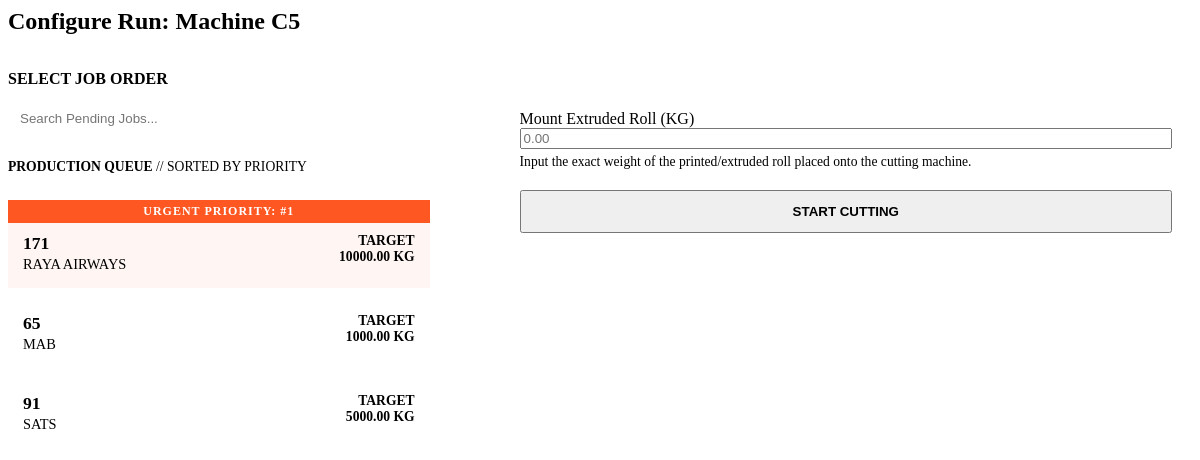
Before: /load-cutting-state/C5/ with the older database file.
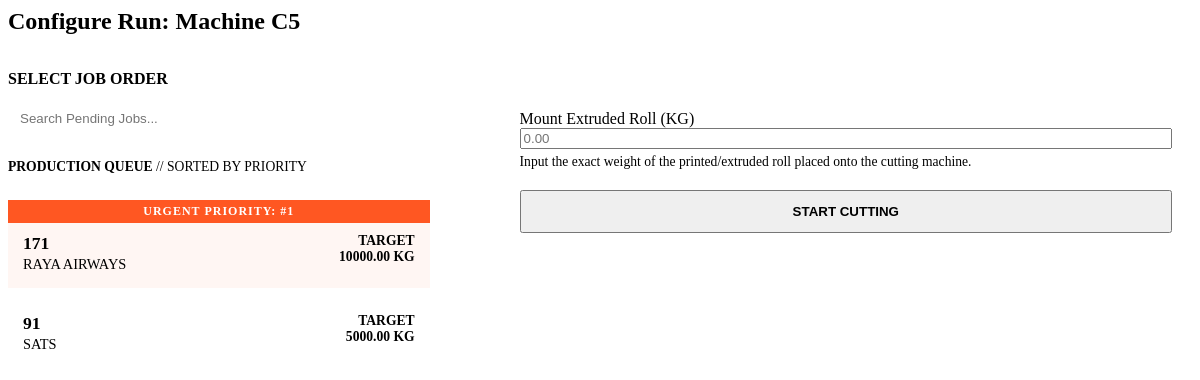
After: the same page with the newer database file.
### production/models.py (models this page shows, shortened)
class JobOrder(models.Model):
    jo_number = models.CharField(max_length=20, unique=True)
    customer = models.CharField(max_length=100)
    queue_position = models.PositiveIntegerField(
        default=100,
        help_text="Lower numbers run first. Use 100 for standard/un-queued jobs."
    )
    po_number = models.CharField(max_length=50, blank=True, default="-")
    target_delivery_date = models.DateField(null=True, blank=True)
    product_dimension = models.CharField(max_length=100, default="")
    recipe = models.ForeignKey(Recipe, on_delete=models.SET_NULL, null=True, blank=True)
    printing_required = models.BooleanField(default=False)
    sealing_required = models.BooleanField(default=False)
    slitting_required = models.BooleanField(default=False)
    remarks = models.TextField(blank=True, default="-")
    wastage_buffer_percent = models.DecimalField(max_digits=5, decimal_places=2, default=10.00)
    order_quantity_kg = models.DecimalField(max_digits=10, decimal_places=2)
    total_extrusion_wastage_kg = models.DecimalField(max_digits=10, decimal_places=2, default=Decimal('0.00'))
    total_est_material_kg = models.DecimalField(max_digits=10, decimal_places=2, editable=False, default=Decimal('0.00'))
    estimated_extrusion_target_kg = models.DecimalField(max_digits=12, decimal_places=2, default=Decimal('0.00'), editable=False)
    estimated_material_required_kg = models.DecimalField(max_digits=12, decimal_places=2, default=Decimal('0.00'), editable=False)
    total_cutting_wastage_kg = models.DecimalField(max_digits=10, decimal_places=2, default=Decimal('0.00'))
    total_extruded_kg = models.DecimalField(max_digits=10, decimal_places=2, default=Decimal('0.00'))
    total_cut_kg = models.DecimalField(max_digits=10, decimal_places=2, default=Decimal('0.00'))
    total_packed_kg = models.DecimalField(max_digits=10, decimal_places=2, default=Decimal('0.00'))
    total_shipped_kg = models.DecimalField(max_digits=10, decimal_places=2, default=Decimal('0.00'))
    is_completed = models.BooleanField(default=False)
    objects = JobOrderManager()
    class Meta:
        ordering = ['is_completed', 'queue_position', 'target_delivery_date']

### production/views.py (the view)
# urls.py: path('load-cutting-state/', views.load_cutting_state, name='load_cutting_state'),
def load_cutting_state(request, machine_no=None):
    if not machine_no:
        machine_no = request.GET.get('machine_no')
    if not machine_no:
        return HttpResponse("<p style='color: var(--text-muted); font-weight: bold; text-transform: uppercase;'>Awaiting Machine Selection...</p>")
    active_session = CuttingSession.objects.filter(machine_no=machine_no, status='ACTIVE').first()
    if active_session:
        total_consumed = active_session.total_output_kg + active_session.total_wastage_kg
        remaining_roll_kg = max(Decimal('0.00'), active_session.input_roll_weight_kg - total_consumed)
        return render(request, 'production/partials/active_cutting_ui.html', {
            'session': active_session,
            'remaining_roll_kg': remaining_roll_kg
        })
    else:
        job_orders = JobOrder.objects.filter(
            is_completed=False,
            total_extruded_kg__gt=F('total_cut_kg') + F('total_cutting_wastage_kg')
        ).order_by('queue_position', 'target_delivery_date', 'id')[:20]
        return render(request, 'production/partials/start_cutting_ui.html', {
            'machine_no': machine_no,
            'job_orders': job_orders,
            'dept': 'cutting'
        })

### production/templates/production/partials/start_cutting_ui.html (shortened to what this page needs)
<form hx-post="{% url 'start_cutting_session' %}" hx-target="body" hx-swap="beforeend" hx-include="#cutting-shift-select" hx-disabled-elt="find button[type='submit']" style="width: 100%;">
    <div class="panel-header" style="border-bottom: 2px solid var(--border-soft); padding-bottom: 15px; margin-bottom: 20px;">
        <h2 style="color: var(--action-blue); margin: 0;">Configure Run: Machine {{ machine_no }}</h2>
    </div>
    <div style="display: grid; grid-template-columns: 1fr 1.5fr; gap: 30px;">
        <div style="border-right: 2px solid var(--border-soft); padding-right: 30px;">
            <h3 style="margin-top: 0; color: var(--text-muted); font-size: 1rem; margin-bottom: 15px;">SELECT JOB ORDER</h3>
            <input type="text" name="q" placeholder="Search Pending Jobs..."
                   hx-get="{% url 'search_jobs' %}?dept=cutting"
                   hx-target="#cutting-jo-list"
                   hx-trigger="keyup changed delay:300ms, search"
                   style="width: 100%; border: 1px solid var(--border-hard); padding: 8px 12px; border-radius: 4px; margin-bottom: 15px;">
            <div id="cutting-jo-list" style="max-height: 400px; overflow-y: auto; border-top: 1px dashed var(--border-soft); padding-top: 10px;">
                {% include 'production/partials/job_radio_list.html' %}
            </div>
        </div>
        <div>
            <div style="background: var(--bg-floor); padding: 20px; border-radius: var(--radius); border: 1px solid var(--border-soft); margin-top: 20px;">
                <div style="margin-bottom: 20px;">
                    <label class="input-label">Mount Extruded Roll (KG)</label>
                    <input type="number" name="input_roll_weight" required placeholder="0.00" class="text-mono" step="0.01" style="width: 100%;">
                    <p style="font-size: 0.85rem; color: var(--text-muted); margin-top: 5px;">Input the exact weight of the printed/extruded roll placed onto the cutting machine.</p>
                </div>
                <button type="submit" class="btn btn-success" style="width: 100%; padding: 12px; font-weight: bold;">
                    START CUTTING
                </button>
            </div>
        </div>
    </div>
</form>

### production/templates/production/partials/job_radio_list.html (shortened to what this page needs)
<div style="max-height: 400px; overflow-y: auto; padding-right: 10px;">
    <div style="margin-bottom: 15px; padding-bottom: 10px; border-bottom: 1px dashed var(--border-soft); color: var(--text-muted); font-size: 0.85rem; text-transform: uppercase;">
        <strong>Production Queue</strong> // Sorted by Priority
    </div>
    {% for jo in job_orders %}
    <div>
        <label for="jo_{{ jo.id }}" class="radio-label {% if jo.queue_position <= 5 %}urgent-job{% endif %}">
            {% if jo.queue_position <= 5 %}
                <div style="background: #ff5722; color: white; padding: 4px 10px; font-size: 0.75rem; font-weight: bold; margin: -15px -15px 10px -15px; text-align: center; letter-spacing: 1px;">
                    URGENT PRIORITY: #{{ jo.queue_position }}
                </div>
            {% elif jo.queue_position < 100 %}
                <div style="background: var(--border-hard); color: white; padding: 4px 10px; font-size: 0.75rem; font-weight: bold; margin: -15px -15px 10px -15px; text-align: center; letter-spacing: 1px;">
                    QUEUE POSITION: #{{ jo.queue_position }}
                </div>
            {% endif %}
            <div style="display: flex; justify-content: space-between; align-items: flex-start;">
                <div>
                    <div style="font-weight: bold; font-size: 1.1rem; color: var(--text-primary);">{{ jo.jo_number }}</div>
                    <div style="color: var(--text-muted); font-size: 0.9rem; margin-top: 2px;">{{ jo.customer }}</div>
                </div>
                <div class="text-mono" style="font-size: 0.85rem; color: var(--action-blue); font-weight: bold; text-align: right;">
                    TARGET<br>{{ jo.order_quantity_kg }} KG
                </div>
            </div>
        </label>
    </div>
    {% empty %}
    <div style="padding: 15px; text-align: center; color: var(--text-muted); font-style: italic;">
        No pending jobs found.
    </div>
    {% endfor %}
</div>

Changed rows visible on the page:
no longer on this page (row edited): JobOrder: jo_number "65", customer "MAB", order_quantity_kg "1000.00"
